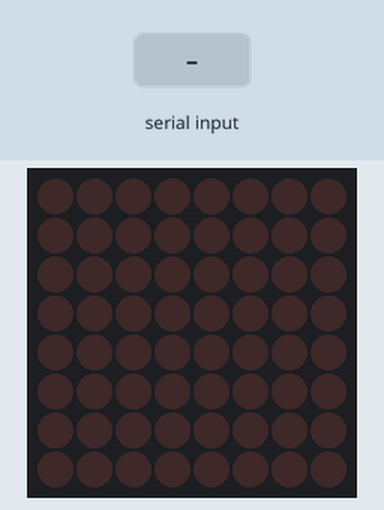
Simulated run of this sketch. Board: Arduino Uno, built with avr-gcc and run on an emulated ATmega328P. Shown: 8×8 LED matrix. The test bench sets the inputs (shaded band). What the sketch prints to the serial monitor is not drawn.

Above: at 1.2 s.
1.3 s: "1" received over Serial
At 2.4 s:
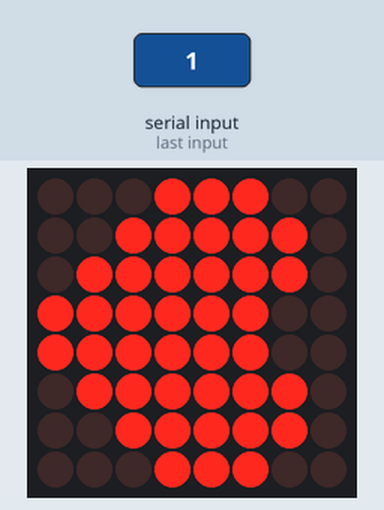
2.8 s: "2" received over Serial
At 3.5 s:
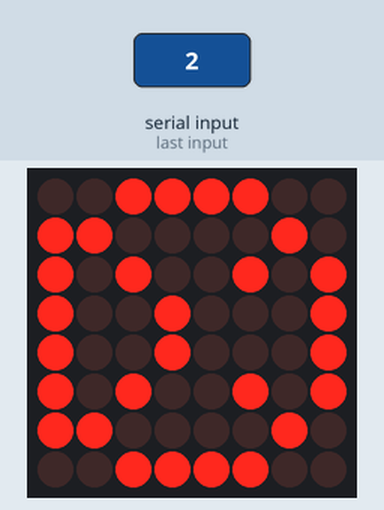
4.3 s: "3" received over Serial
At 4.6 s:
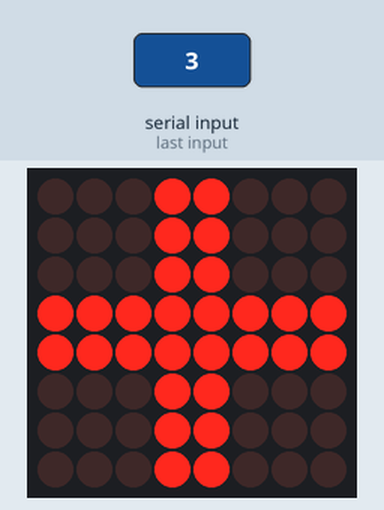
5.8 s: "4" received over Serial
At 7.0 s:
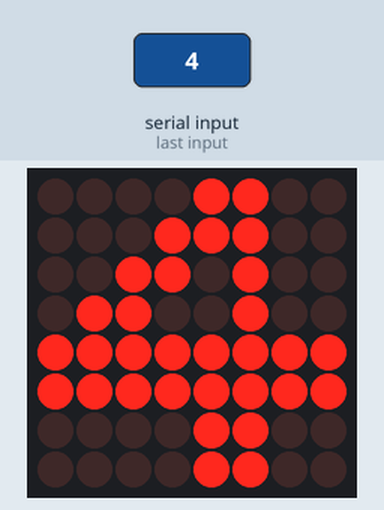
Timing chart, 0 to 8.3 s (numbered marks = the images above; inputs shaded):
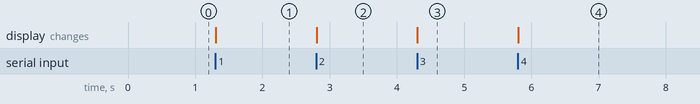

The sketch:

Arduino_Control_Matrice_Led.ino
```cpp
#include "LedControl.h"

LedControl lc=LedControl(11,13,8,1);

unsigned char LabVIEW, command;

void setup() {
  // put your setup code here, to run once:

  lc.shutdown(0,false);

  lc.setIntensity(0,8);

  lc.clearDisplay(0);

  Serial.begin(9600);

}

void PrimulCadru (){
  //digitalWrite(led,HIGH);

  byte c8[8]={0x1C,0x3E,0x7E,0xFC,0xFC,0x7E,0x3E,0x1C};

  //byte c8[8]={0x7E,0x81,0x81,0x7E,0xFE,0x11,0x11,0xFE};

  lc.setRow(0,0,c8[0]);
  lc.setRow(0,1,c8[1]);
  lc.setRow(0,2,c8[2]);
  lc.setRow(0,3,c8[3]);
  lc.setRow(0,4,c8[4]);
  lc.setRow(0,5,c8[5]);
  lc.setRow(0,6,c8[6]);
  lc.setRow(0,7,c8[7]);

  }

void AlDoileaCadru (){
  //digitalWrite(led,LOW);

  byte a3[8]={0x3C,0xC2,0xA5,0x91,0x91,0xA5,0xC2,0x3C};

  lc.setRow(0,0,a3[0]);
  lc.setRow(0,1,a3[1]);
  lc.setRow(0,2,a3[2]);
  lc.setRow(0,3,a3[3]);
  lc.setRow(0,4,a3[4]);
  lc.setRow(0,5,a3[5]);
  lc.setRow(0,6,a3[6]);
  lc.setRow(0,7,a3[7]);

  }

void AlTreileaCadru (){
  //digitalWrite(led,LOW);

  byte d3[8]={0x18,0x18,0x18,0xFF,0xFF,0x18,0x18,0x18};

  lc.setRow(0,0,d3[0]);
  lc.setRow(0,1,d3[1]);
  lc.setRow(0,2,d3[2]);
  lc.setRow(0,3,d3[3]);
  lc.setRow(0,4,d3[4]);
  lc.setRow(0,5,d3[5]);
  lc.setRow(0,6,d3[6]);
  lc.setRow(0,7,d3[7]);

  }

void AlPatruleaCadru (){
  //digitalWrite(led,LOW);

  byte e3[8]={0x0C,0x1C,0x34,0x64,0xFF,0xFF,0x0C,0x0C};

  lc.setRow(0,0,e3[0]);
  lc.setRow(0,1,e3[1]);
  lc.setRow(0,2,e3[2]);
  lc.setRow(0,3,e3[3]);
  lc.setRow(0,4,e3[4]);
  lc.setRow(0,5,e3[5]);
  lc.setRow(0,6,e3[6]);
  lc.setRow(0,7,e3[7]);

  }


void loop() {

  while(1){
    if(Serial.available()){
      LabVIEW=Serial.read();
      Serial.write(LabVIEW);
      command = LabVIEW;
    }


    switch(command){
      case '1':
          PrimulCadru();
          break;
      case '2':
          AlDoileaCadru();
          break;
      case '3':
          AlTreileaCadru();
          break;
      case '4':
          AlPatruleaCadru();
          break;
    }
  }
}
```

Measured:
- after the input at 1.3 s, the display: changes at once (image 1)
- after the input at 2.8 s, the display: changes at once (image 2)
- after the input at 4.3 s, the display: changes at once (image 3)
- after the input at 5.8 s, the display: changes at once (image 4)
